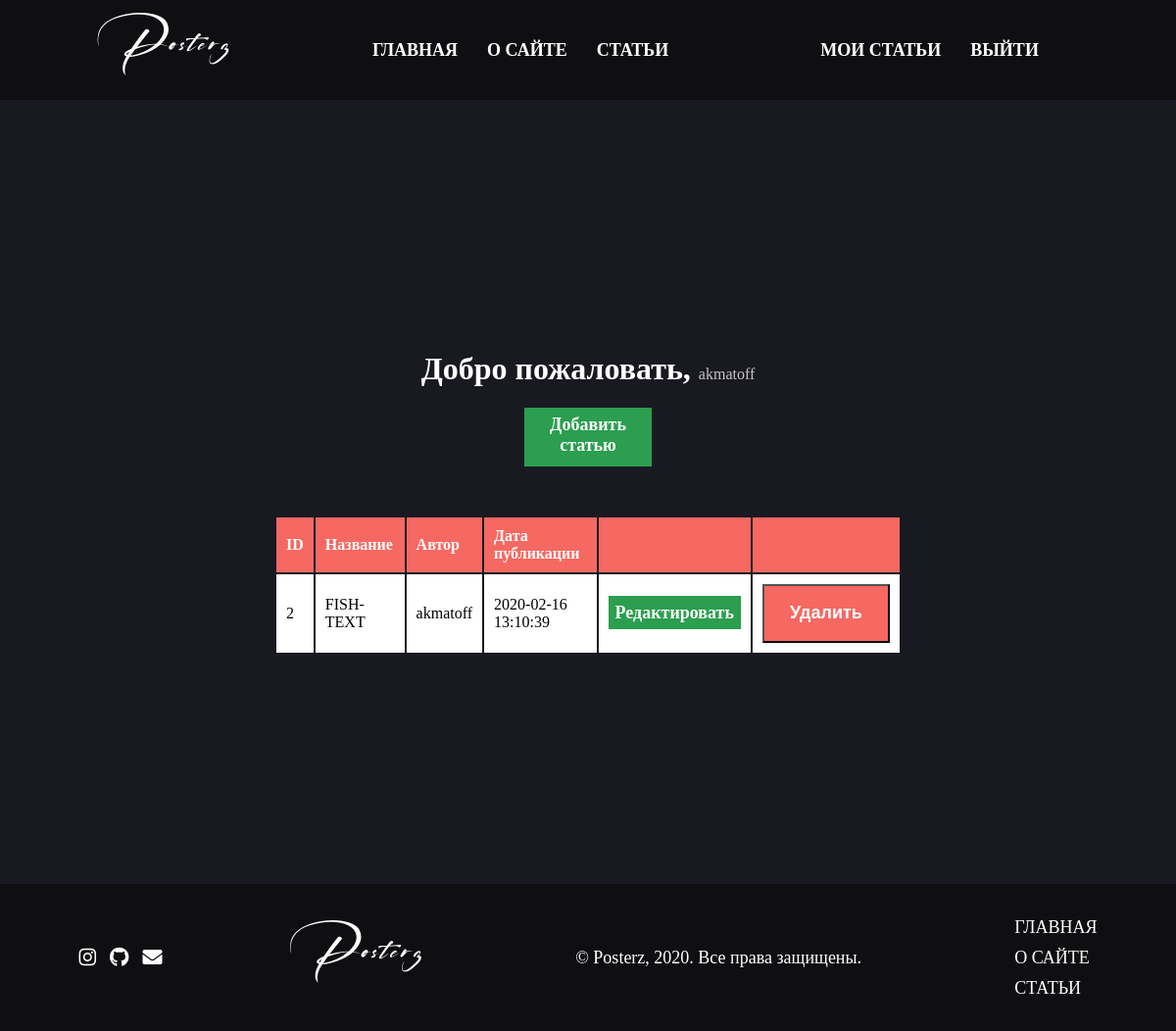
The app's page /dashboard (signed in) with its own data.
### tables this page shows
CREATE TABLE articles (id INTEGER PRIMARY KEY AUTOINCREMENT, title VARCHAR (255), author VARCHAR (100), body TEXT, create_date DATETIME DEFAULT (CURRENT_TIMESTAMP));

### app.py (the view)
@app.route('/dashboard')
@is_logged_in
def dashboard():
  con = sqlite3.connect('posterz.db')
  con.row_factory = dict_factory
  cur = con.cursor()
  result = cur.execute("SELECT * FROM articles")
  articles = cur.fetchall()
  if articles != None:
    return render_template('dashboard.html', articles=articles)
  else:
    msg = 'У вас еще нет статьей.'
    return render_template('dashboard.html', msg=msg)

### app.py (called while the page is built)
def dict_factory(cursor, row):
    d = {}
    for idx, col in enumerate(cursor.description):
        d[col[0]] = row[idx]
    return d

def is_logged_in(f):
  @wraps(f)
  def wrap(*args, **kwargs):
    if 'logged_in' in session:
      return f(*args, **kwargs)
    else:
      flash('Вы не авторизованы, пожалуйста авторизуйтесь!', 'danger')
      return redirect(url_for('login'))
  return wrap

### templates/dashboard.html (shortened to what this page needs)
{% extends 'layout.html' %}
{% block content %}
    <div id="container">
        <h1 id="header-text">Добро пожаловать, <small>{{session.username}}</small></h1>
        <a id="add-button" href="/add_article">Добавить статью</a>
        <table id="table">
            <tr>
                <th>ID</th>
                <th>Название</th>
                <th>Автор</th>
                <th>Дата публикации</th>
                <th></th>
                <th></th>
            </tr>
            {% for article in articles %}
                {% if session['username'] == article.author %}
                    <tr>
                        <td>{{article.id}}</td>
                        <td>{{article.title}}</td>
                        <td>{{article.author}}</td>
                        <td>{{article.create_date}}</td>
                        <td><a id="add-button" href="edit_article/{{article.id}}">Редактировать</a></td>
                        <td>
                            <form action="{{url_for('delete_article', id=article.id)}}" method="POST">
                                <input type="submit" value="Удалить" id="delete-button">
                            </form>
                        </td>
                    </tr>
                {%  endif %}
            {% endfor %}
        </table>
    </div>
{% endblock %}

### static/css/style.css (style rules this page uses)
* { box-sizing: border-box; }
body { margin: 0; padding: 0; font-family: San Francisco; display: flex; align-items: center; justify-items: center; flex-direction: column; }
#container { display: flex; width: 100%; height: 100vh; min-height: 50vh; background-color: #191921; justify-content: center; align-self: center; align-items: center; flex-direction: column; }
#header-text { color: white; font-weight: bold; }
#add-button { width: 130px; height: 60px; background-color: #2b9e4f; color: white; text-decoration: none; padding: 7px; font-size: 18px; font-weight: bold; text-align: center; transition: ease-in 0.2s; }
#delete-button { width: 130px; height: 60px; background-color: #f56962; color: white; text-decoration: none; padding: 7px; font-size: 18px; font-weight: bold; text-align: center; transition: ease-in 0.2s; }
#table { margin-top: 50px; width: 80vh; height: 60px; border: none; }
th { background-color: #f56962; color: white; }
td { background-color: white; }
th, td { text-align: left; vertical-align: center; padding: 10px; border: none; }
small { color: #c5c5c7; font-size: 16px; font-weight: 100; text-align: center; }

### records on screen
articles: username "akmatoff", id "2", title "FISH-TEXT", author "akmatoff", create_date "2020-02-16 13:10:39"
